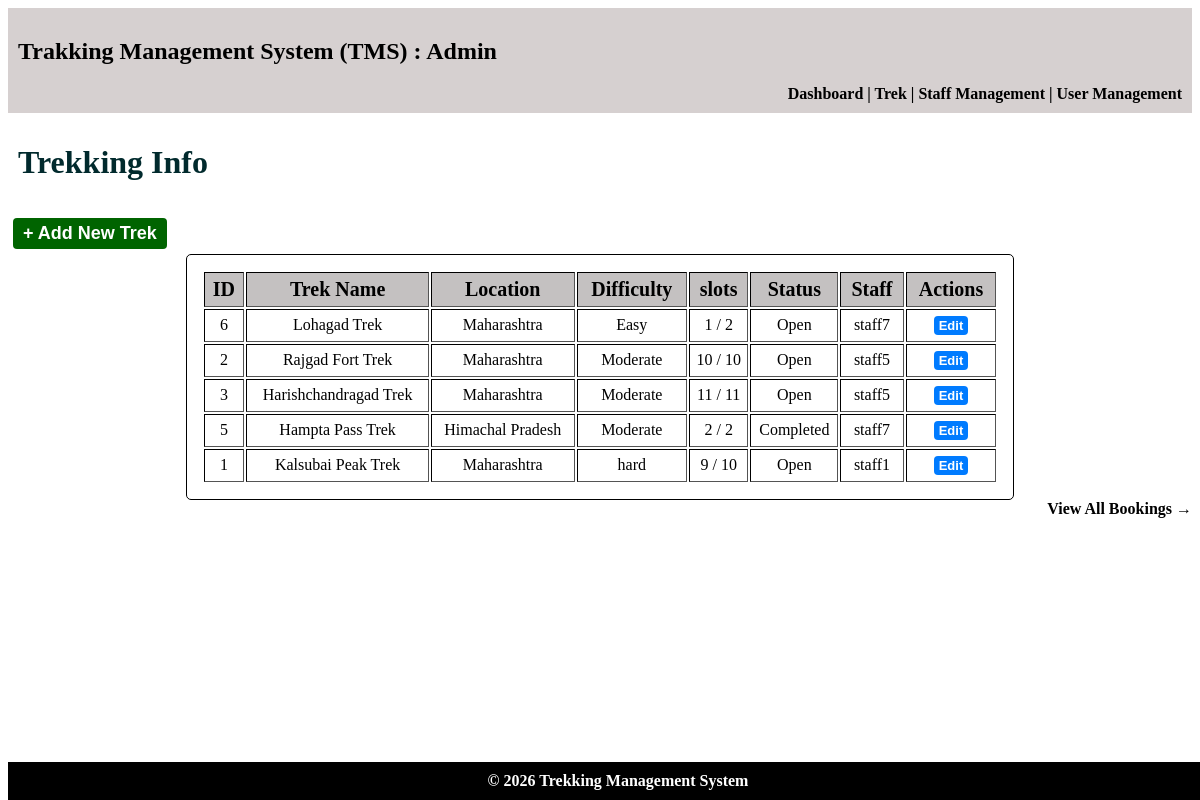
The page /admin/treks on the database its author committed.
### models.py (models this page shows)
class Treks(db.Model):
    __tablename__ = "treks"
    trek_id = db.Column(db.Integer,primary_key=True)
    trek_name = db.Column(db.String, nullable=False)
    location = db.Column(db.String, nullable=False)
    duration_days = db.Column(db.Integer,nullable=False)
    total_slots = db.Column(db.Integer,nullable=False)
    avail_slots = db.Column(db.Integer,nullable=False)
    staff_id = db.Column(db.Integer,db.ForeignKey("staff_profiles.staff_id"),nullable=True)
    difficulty = db.Column(db.Integer,nullable=False, default=0)    # 0 = Easy, 1 = Moderate, 2 = Hard
    trek_status = db.Column(db.Integer,nullable=False,default=0)    # 0 = Pending, 1 = Approved, 2 = Open, 3 = Closed, 4 = Completed
    start_date = db.Column(db.Date,nullable=False)
    end_date = db.Column(db.Date, nullable=False)
    description = db.Column(db.String,nullable=False)
    bookings = db.relationship(
        "Bookings",
        cascade="all, delete",
        backref="treks"
    )

class Staff_Profiles(db.Model):
    __tablename__ = "staff_profiles"
    staff_id = db.Column(db.Integer,db.ForeignKey("users.id"), primary_key=True)
    name = db.Column(db.String, nullable=False)
    phone = db.Column(db.String, nullable=False)
    experience = db.Column(db.Integer, nullable=False)
    address = db.Column(db.String, nullable=False)
    emergency_contact = db.Column(db.String, nullable=False)
    status = db.Column(db.Integer,nullable=False,default=0)     # 0 = Registered, 1 = Blacklisted, 2 = Approved
    treks = db.relationship("Treks",cascade="all, delete", backref="staff_profiles")

### controller.py (the view)
@app.route("/admin/treks")
def admin_treks():
    recent_treks = db.session.query(Treks).order_by(Treks.start_date.desc()).limit(5).all()
    return render_template("admin_treks.html",treks=recent_treks)

### templates/admin_treks.html (shortened to what this page needs)
<!DOCTYPE html>
<html lang="en">
<head>
    <link rel="stylesheet" href="/static/main.css">
</head>
<body>
    <header>
        <h2>Trakking Management System (TMS) : Admin</h2>
        <nav>
            <a href="{{ url_for('admin_dashboard') }}"> Dashboard </a>|
            <a href="{{ url_for('admin_treks') }}"> Trek </a>|
            <a href="{{ url_for('admin_staff') }}"> Staff Management </a>|
            <a href="{{ url_for('admin_user') }}"> User Management </a>
        </nav>
    </header>
    <main>
        <h1>Trekking Info</h1>
        <a href="{{ url_for('add_trek') }}" class="btn-link btn-big">+ Add New Trek</a>
        <table class="normal" border="1">
            <tr><th>ID</th>     <th>Trek Name</th>   <th>Location</th>   <th>Difficulty</th>        <th>slots</th>  <th>Status</th>  <th>Staff</th> <th>Actions</th></tr>
            {% for trek in treks %}
            <tr><td>{{ trek.trek_id }}</td>
                <td>{{ trek.trek_name }}</td>
                <td>{{ trek.location }}</td>
                <td>{% if trek.difficulty == 0 %} Easy {% elif trek.difficulty == 1 %} Moderate {% else %} hard {% endif %}</td>
                <td>{{ trek.avail_slots }} / {{ trek.total_slots }}</td>
                <td>
                    {% if trek.trek_status == 0 %}
                        Pending
                    {% elif trek.trek_status == 1 %}
                        Approved
                    {% elif trek.trek_status == 2 %}
                        Open
                    {% elif trek.trek_status == 3 %}
                        Closed
                    {% elif trek.trek_status == 4 %}
                        Completed
                    {% endif %}
                </td>
                <td>
                {% if trek.staff_profiles %}
                    {{ trek.staff_profiles.name }}
                {% else %}
                    Not Assigned
                {% endif %}
                </td>
                <td><a href="{{ url_for('edit_trek', trek_id=trek.trek_id) }}" class="btn-link">Edit</a>
                </td>
            {% else %}
            <tr>
                <td colspan="8">No treks available</td>
            </tr>
            {% endfor %}
        </table>
        <nav>
                <a href="{{ url_for('admin_bookings') }}"> View All Bookings → </a>
        </nav>
    </main>
    <footer>© 2026 Trekking Management System</footer>
</body>
</html>

### static/main.css (style rules this page uses)
body { padding-bottom: 50px; }
footer { background:black; color:white; text-align:center; font-weight:bold; padding:10px; bottom: 0; position: fixed; width: 100%; }
header { background:rgb(214, 208, 208); text-align: justify; padding:10px; }
table th { background: rgb(196, 193, 193); font-size: 20px; padding: 5px; }
.normal { text-align: center; padding: 15px; margin:auto; width:70%; border: 1px solid black; border-radius: 5px; }
nav { text-align: right; font-weight: bold; }
nav a { color: black; text-decoration: none; }
h1 { padding: 10px; color: rgb(1, 42, 45); }
.btn-link { display: inline-block; padding: 2px 5px; text-decoration: none; font-family: sans-serif; font-weight: bold; font-size: small; background-color: #007bff; color: #ffffff; border-radius: 4px; transition: background-color 0.2s ease; cursor: pointer; margin: 5px; }
.btn-big { background-color: darkgreen; color: #ffffff; font-size:large; border-radius: 4px; padding: 5px 10px; }

### rows shown on the page
Treks: trek_id "6", trek_name "Lohagad Trek", location "Maharashtra", difficulty "Easy", avail_slots "1", total_slots "2", trek_status "Open", staff_profiles.name "staff7"
Treks: trek_id "2", trek_name "Rajgad Fort Trek", location "Maharashtra", difficulty "Moderate", avail_slots "10", total_slots "10", trek_status "Open", staff_profiles.name "staff5"
Treks: trek_id "3", trek_name "Harishchandragad Trek", location "Maharashtra", difficulty "Moderate", avail_slots "11", total_slots "11", trek_status "Open", staff_profiles.name "staff5"
Treks: trek_id "5", trek_name "Hampta Pass Trek", location "Himachal Pradesh", difficulty "Moderate", avail_slots "2", total_slots "2", trek_status "Completed", staff_profiles.name "staff7"
Treks: trek_id "1", trek_name "Kalsubai Peak Trek", location "Maharashtra", difficulty "hard", avail_slots "9", total_slots "10", trek_status "Open", staff_profiles.name "staff1"
